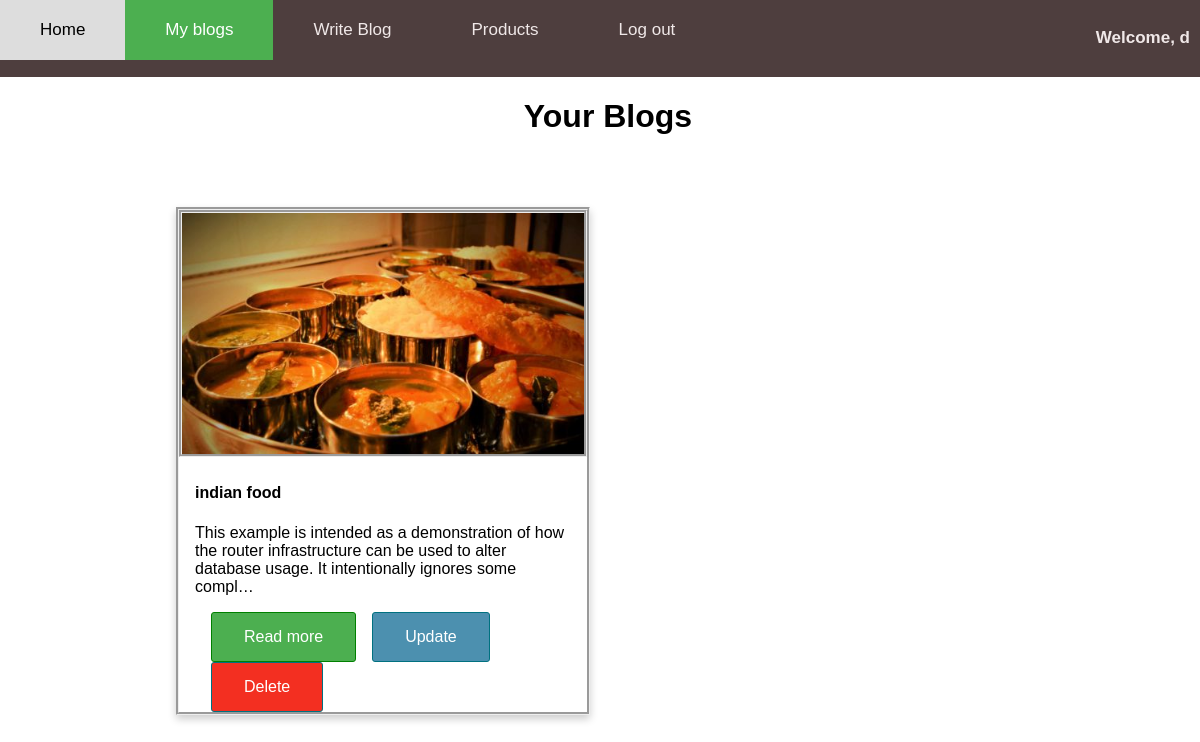
The page /myblogs/ (signed in) on the database its author committed.
### User_app/models.py (models this page shows)
class blog(models.Model):
    author=models.ForeignKey(User, on_delete=models.CASCADE)
    title=models.CharField(max_length=100)
    description=models.TextField()
    image=models.ImageField(upload_to="images/blogs")
    choice=(
        ('public','public'),
        ('private','private')
    )
    status=models.CharField(choices=choice,max_length=20,null=True,blank=True)
    created_at=models.DateTimeField(auto_now=True)
    updated_at=models.DateTimeField(auto_now_add=True,null=True)

### User_app/views.py (the view)
# urls.py: path('myblogs/', myBlogs_view, name="my_blogs"),
@login_required(login_url='login')
def myBlogs_view(request):
    blogs=blog.objects.filter(author=request.user)
    return render(request, 'myblog.html',{'blog':blogs})

### templates/myblog.html
{% extends 'base.html' %}
{% load static %}
{%block activeclass_myblog%}
class="active"
{%endblock%}
{%block style%}
<link rel="stylesheet" href="{% static 'css/style.css' %}">
{%endblock%}
{% block content %}
<center>
    <h1 >Your Blogs</h1>
</center>
<div style="display: flex;flex-direction:row;flex-wrap: wrap;">
{%for i in blog%}
    <div class="card" >
        <img src="{{i.image.url}}" style="width:100%; border-style: groove;" alt="">
    <div class="container">
            <h4><b>{{i.title}}</b></h4>
            <p>{{i.description| truncatechars:150}}</p>
            <div class="btn-group">
                <a href="{%url 'singleblog' i.id %}">
                    <button class="read" >Read more</button>
                </a>
                <a href="{%url 'updateblog' i.id %}">
                    <button class="update">Update</button>
                </a>
                <a href="{%url 'deleteblog' i.id %}">
                <button class="delete">Delete</button>
                </a>
              </div>
        </div>
    </div>
    {%endfor%}
</div>
{%endblock%}

### templates/base.html (shortened to what this page needs)
<!DOCTYPE html>
<html>
<head>
<link rel="stylesheet" href="https://cdnjs.cloudflare.com/ajax/libs/font-awesome/4.7.0/css/font-awesome.min.css">
{%block style%}
{%endblock%}
</head>
<body>
<div class="topnav" style="display: flex;justify-content: space-between;">
  <div>
    <a {%block activeclass_home%} {%endblock%}  href="/">Home</a>
    <a {%block activeclass_myblog%} {%endblock%}  href="{%url 'my_blogs'%}">My blogs</a>
    <a {%block activeclass_create_blg%} {%endblock%} href="{%url 'create_blog'%}">Write Blog</a>
    <a {%block activeclass_products%} {%endblock%} href="{%url 'product'%}">Products</a>
    <a href="{%url 'logout'%}">Log out</a>
  </div>
    <div>
      <h5 >
        Welcome,
        {%if request.user.is_authenticated%}
        {{request.user.username}}
        {%endif%}
      </h5>
    </div>
</div>
<div style="padding-left:16px">
   {%block content%}
   {%endblock%}
</div>
</body>
</html>

### static/css/style.css (style rules this page uses)
.card { box-shadow: 0 4px 8px 0 rgba(0,0,0,0.2); transition: 0.3s; width: 35%; border-style: groove; margin: 20px; margin-left: 10rem; margin-top: 50px; }
.container { padding: 2px 16px; }
div.btn-group .read { background-color: #4CAF50; border: 1px solid green; color: white; padding: 15px 32px; text-align: center; text-decoration: none; display: inline-block; font-size: 16px; cursor: pointer; float: left; border-radius: 3px; margin-left: 1rem; }
div.btn-group .update { background-color: #4c90af; border: 1px solid rgb(0, 113, 128); color: white; padding: 15px 32px; text-align: center; text-decoration: none; display: inline-block; font-size: 16px; cursor: pointer; float: left; border-radius: 3px; margin-left: 1rem; }
div.btn-group .delete { background-color: #f32f21; border: 1px solid rgb(0, 113, 128); color: white; padding: 15px 32px; text-align: center; text-decoration: none; display: inline-block; font-size: 16px; cursor: pointer; float: left; border-radius: 3px; margin-left: 1rem; }
.btn-group { justify-content: center; }

### templates/base.html (style rules this page uses)
* { box-sizing: border-box; }
body { margin: 0; font-family: Arial, Helvetica, sans-serif; }
.topnav { overflow: hidden; background-color: #4e3e3e; }
.topnav a { float: left; display: block; color: rgb(240, 232, 232); text-align: center; padding: 20px 40px; text-decoration: none; font-size: 17px; }
.topnav h5 { float: left; display: block; color: rgb(240, 232, 232); text-align: center; padding: 0px 10px; text-decoration: none; font-size: 17px; }
.topnav a.active { background-color: #4CAF50; color: white; }

### rows shown on the page
blog: image (picture), title "indian food", description "This example is intended as a demonstration of how the router infrastructure can be used to alter database usage. It intentionally ignores some compl…"

### other values the page prints
{{ request.user.username }} "d"
